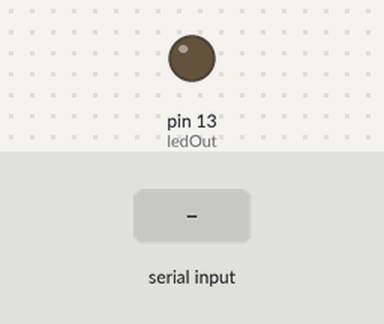
Simulated run of this sketch. Board: Arduino Uno, built with avr-gcc and run on an emulated ATmega328P. Shown: output pins drawn as LEDs (lit = HIGH). The inputs (shaded band) are chosen by the test bench.

Above: at 1.2 s.
1.3 s: "H" received over the second serial link
At 2.0 s:
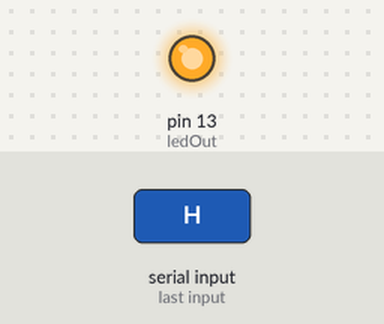
2.8 s: "L" received over the second serial link
At 3.2 s:
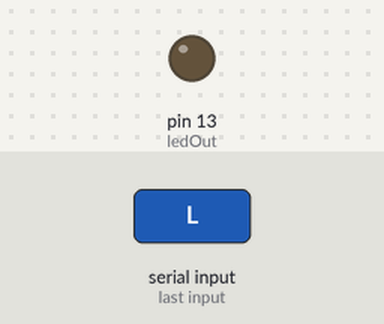
Timing chart, 0 to 5.8 s (numbered marks = the images above; inputs shaded):
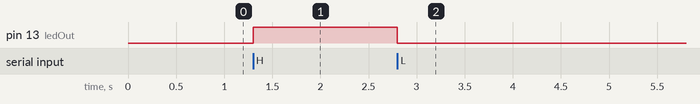

Measured:
- after the input at 1.3 s, pin 13 (ledOut): LOW → HIGH at once
- after the input at 2.8 s, pin 13 (ledOut): HIGH → LOW at once

The sketch:

sketch_nov02a.ino
```cpp
#include <SoftwareSerial.h>

#define TX 0
#define RX 1

#define ledOut 13

SoftwareSerial Bluetooth(TX, RX);

void setup() {
  Bluetooth.begin(9600);
  pinMode(13, OUTPUT);
}

void loop() {
  int value = Bluetooth.read();

  if(value == 'H') {
    digitalWrite(ledOut, HIGH);
  }

  if(value == 'L') {
    digitalWrite(ledOut, LOW);
  }
}
```
